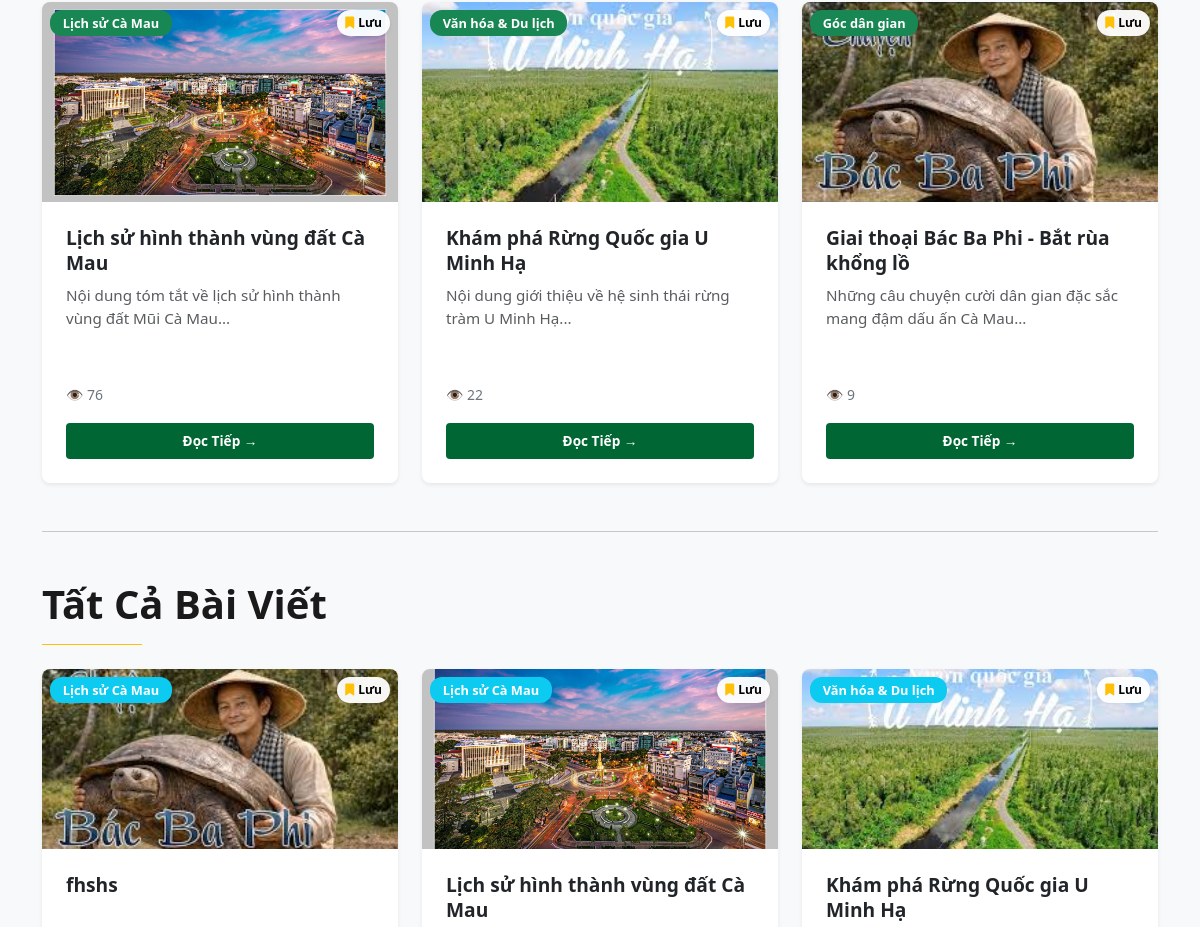
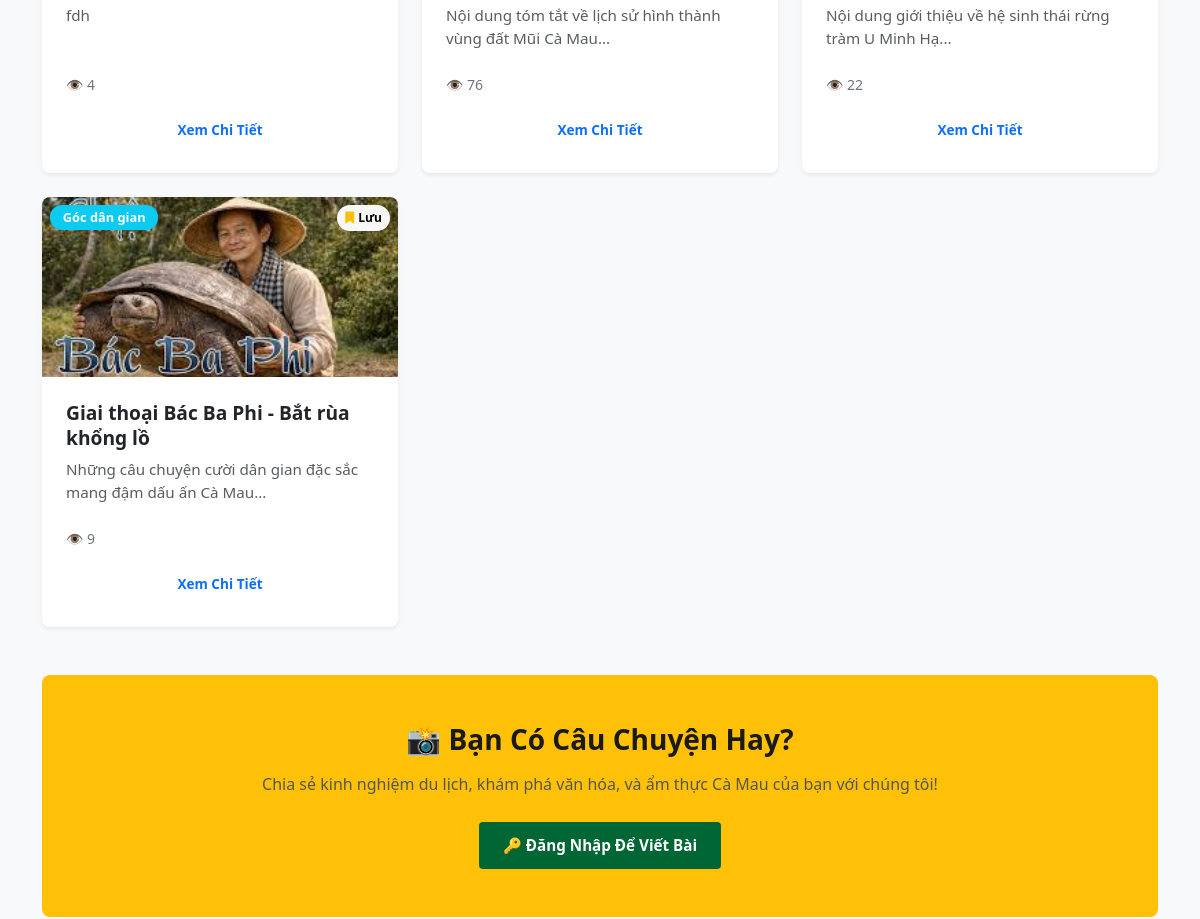
Before: / (middle part) with the older database file (2 pictures, top to bottom).
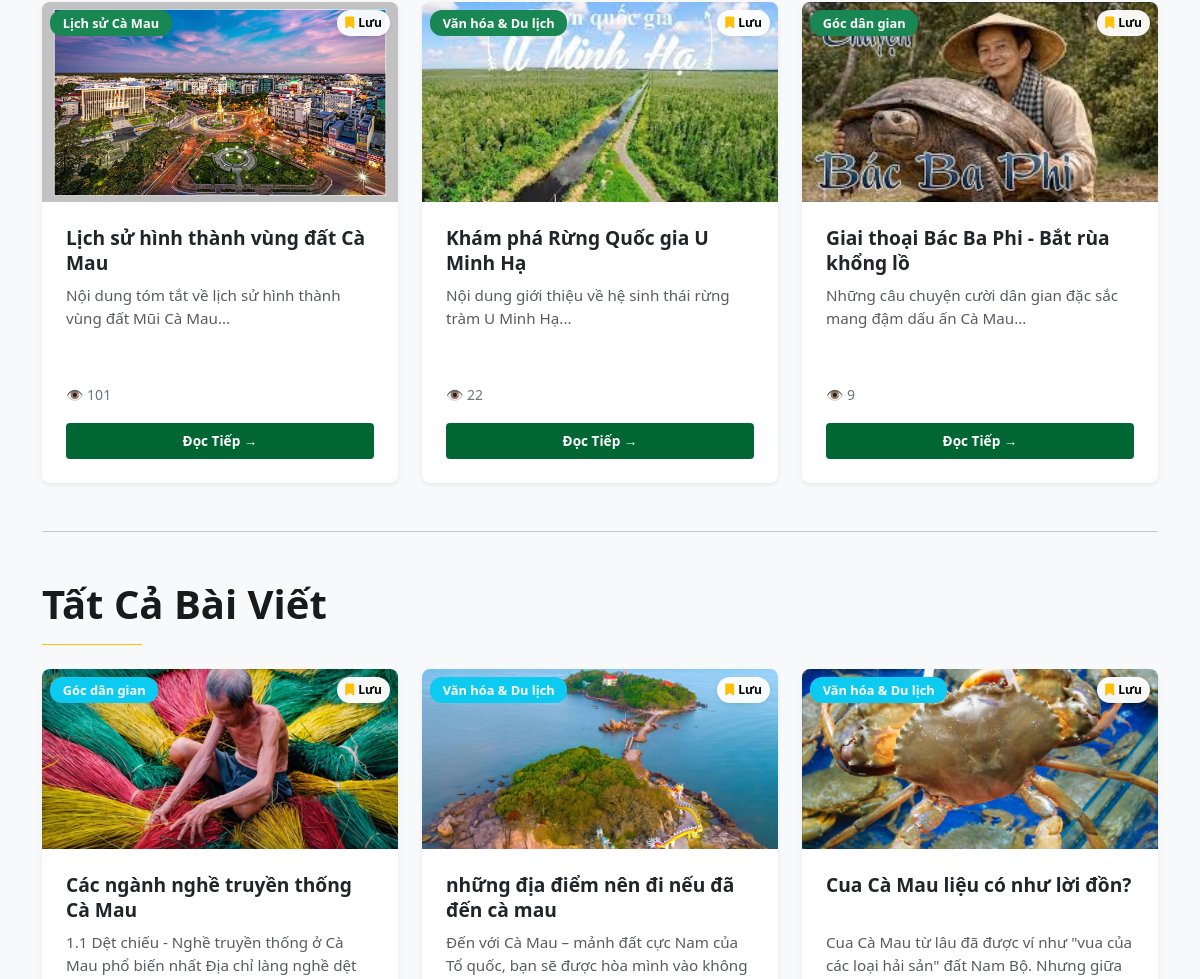
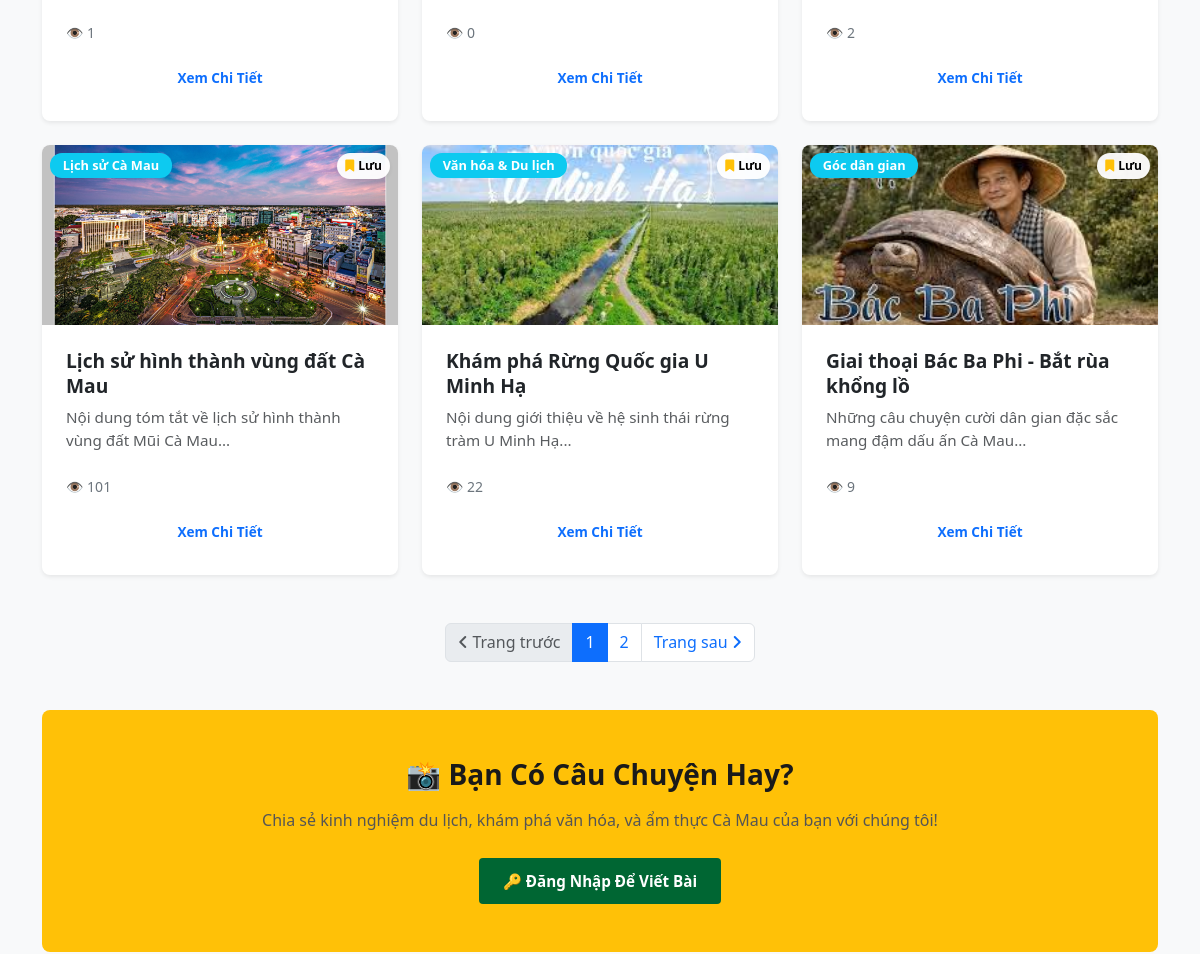
After: the same page with the newer database file (2 pictures, top to bottom).
### tables this page shows
CREATE TABLE `articles` (
  `id` int(11) NOT NULL,
  `category_id` int(11) DEFAULT NULL,
  `title` varchar(255) NOT NULL,
  `content` text NOT NULL,
  `image` varchar(255) DEFAULT NULL,
  `views` int(11) DEFAULT 0,
  `created_at` timestamp NOT NULL DEFAULT current_timestamp(),
  `status` varchar(20) DEFAULT 'approved'
);

### classes/Article.php (called while the page is built, shortened)
<?php
class Article {
    private $conn;
    public function __construct($conn) {
        $this->conn = $conn;
    }
    public function getAll($limit = null, $offset = 0) {
        $sql = "SELECT a.*, c.category_name,
                (SELECT COUNT(*) FROM likes l WHERE l.article_id = a.id) as real_likes
                FROM articles a
                LEFT JOIN categories c ON a.category_id = c.id
                WHERE a.status = 'approved'
                ORDER BY a.created_at DESC";
        if ($limit !== null) {
            $limit = (int)$limit;
            $offset = (int)$offset;
            $sql .= " LIMIT $limit OFFSET $offset";
            $stmt = $this->conn->prepare($sql);
            $stmt->execute();
        } else {
            $stmt = $this->conn->query($sql);
        }
        return $stmt->fetchAll(PDO::FETCH_ASSOC);
    }
}
?>

### includes/functions.php (called while the page is built, shortened)
<?php
function isLoggedIn() {
    return isset($_SESSION['user_id']) && !empty($_SESSION['user_id']);
}
?>

### index.php (the view, shortened to what this page needs)
<?php
require_once __DIR__ . '/config/db.php';
require_once __DIR__ . '/includes/functions.php';
require_once __DIR__ . '/classes/Article.php';
require_once __DIR__ . '/classes/Category.php';
$article = new Article($pdo);
$featured_stmt = $pdo->query("SELECT a.*, c.category_name FROM articles a LEFT JOIN categories c ON a.category_id = c.id ORDER BY a.views DESC LIMIT 3");
$featured_articles = $featured_stmt->fetchAll(PDO::FETCH_ASSOC);
$limit = 6;
$page = isset($_GET['page']) ? (int)$_GET['page'] : 1;
$offset = ($page - 1) * $limit;
$total_articles = $pdo->query("SELECT COUNT(*) FROM articles")->fetchColumn();
$total_pages = ceil($total_articles / $limit);
$articles = $article->getAll($limit, $offset);
function getArticleImage($imageName) {
    if (empty($imageName)) {
        return 'assets/img/bacbaphi.jpg';
    }
    $imageName = str_replace('assets/images/', 'assets/img/', $imageName);
    if (strpos($imageName, 'assets/img/') === 0) {
        return htmlspecialchars($imageName);
    }
    return 'assets/img/' . htmlspecialchars($imageName);
}
?>
<!DOCTYPE html>
<html lang="vi">
<head>
    <link href="https://cdn.jsdelivr.net/npm/bootstrap@5.3.0/dist/css/bootstrap.min.css" rel="stylesheet">
    <link rel="stylesheet" href="https://cdnjs.cloudflare.com/ajax/libs/font-awesome/6.4.0/css/all.min.css">
    <link rel="stylesheet" href="css/style.css">
</head>
<body class="bg-light">
<main class="container-lg py-5">
    <section class="mb-5" id="featured">
        <div class="row g-4">
            <?php if (!empty($featured_articles) && count($featured_articles) > 0): ?>
                <?php foreach ($featured_articles as $item): ?>
                    <div class="col-lg-4 col-md-6">
                        <div class="card h-100 shadow-sm border-0 overflow-hidden hover-lift" style="min-height: 100%; display: flex; flex-direction: column;">
                            <div class="position-relative">
                                <img src="<?= getArticleImage($item['image'] ?? '') ?>"
                                     class="card-img-top"
                                     alt="<?= htmlspecialchars($item['title']) ?>"
                                     style="height: 200px; object-fit: cover; display: block;"
                                     onerror="this.src='assets/img/bacbaphi.jpg';">
                                <span class="badge bg-success position-absolute top-0 start-0 m-2">
                                </span>
                                <a href="save_post.php?id=<?= $item['id'] ?>" class="btn btn-light btn-sm position-absolute top-0 end-0 m-2 shadow-sm fw-bold d-flex align-items-center gap-1 px-2 py-1" style="background: rgba(255, 255, 255, 0.95); font-size: 0.75rem; border-radius: 20px;" title="Lưu đọc sau">
                                    <i class="fa-solid fa-bookmark text-warning"></i> Lưu
                                </a>
                            </div>
                            <div class="card-body d-flex flex-column" style="flex-grow: 1;">
                                <h5 class="card-title fw-bold text-dark" style="line-height: 1.3; height: 2.6em; overflow: hidden; white-space: normal;"><?= htmlspecialchars($item['title']) ?></h5>
                                <p class="card-text text-muted" style="height: 4.5em; line-height: 1.5; overflow: hidden; white-space: normal;"><?= strip_tags($item['content']) ?></p>
                                <div class="d-flex justify-content-between align-items-center mt-3">
                                    <small class="text-secondary">
                                        👁️ <?= $item['views'] ?? 0 ?>
                                    </small>
                                </div>
                                <a href="detail.php?id=<?= $item['id'] ?>" class="btn btn-sm btn-primary mt-3">
                                    Đọc Tiếp →
                                </a>
                            </div>
                        </div>
                    </div>
                <?php endforeach; ?>
            <?php else: ?>
                <div class="alert alert-info" role="alert">
                    Chưa có bài viết nổi bật nào.
                </div>
            <?php endif; ?>
        </div>
    </section>
    <hr class="my-5">
    <section id="articles">
        <div class="mb-4">
            <h2 class="display-6 fw-bold">Tất Cả Bài Viết</h2>
            <div class="border-bottom border-warning" style="width: 100px;"></div>
        </div>
        <div class="row g-4">
            <?php if (!empty($articles)): ?>
                <?php foreach ($articles as $item): ?>
                    <div class="col-lg-4 col-md-6 col-sm-6">
                        <div class="card h-100 shadow-sm border-0 overflow-hidden hover-lift" style="min-height: 100%; display: flex; flex-direction: column;">
                            <div class="position-relative">
                                <img src="<?= getArticleImage($item['image'] ?? '') ?>"
                                     class="card-img-top"
                                     alt="<?= htmlspecialchars($item['title']) ?>"
                                     style="height: 180px; object-fit: cover; display: block;"
                                     onerror="this.src='assets/img/bacbaphi.jpg';">
                                <span class="badge bg-info position-absolute top-0 start-0 m-2">
                                </span>
                                <a href="save_post.php?id=<?= $item['id'] ?>" class="btn btn-light btn-sm position-absolute top-0 end-0 m-2 shadow-sm fw-bold d-flex align-items-center gap-1 px-2 py-1" style="background: rgba(255, 255, 255, 0.95); font-size: 0.75rem; border-radius: 20px;" title="Lưu đọc sau">
                                    <i class="fa-solid fa-bookmark text-warning"></i> Lưu
                                </a>
                            </div>
                            <div class="card-body d-flex flex-column" style="flex-grow: 1;">
                                <h6 class="card-title fw-bold text-dark" style="line-height: 1.3; height: 2.6em; overflow: hidden; white-space: normal;"><?= htmlspecialchars($item['title']) ?></h6>
                                <p class="card-text text-muted small" style="height: 3em; line-height: 1.5; overflow: hidden; white-space: normal;"><?= strip_tags($item['content']) ?></p>
                                <div class="d-flex justify-content-between align-items-center mt-2 small text-secondary">
                                    <span>👁️ <?= $item['views'] ?? 0 ?></span>
                                </div>
                                <a href="detail.php?id=<?= $item['id'] ?>" class="btn btn-sm btn-outline-primary mt-3">
                                    Xem Chi Tiết
                                </a>
                            </div>
                        </div>
                    </div>
                <?php endforeach; ?>
            <?php endif; ?>
        </div>
        <?php if ($total_pages > 1): ?>
        <nav aria-label="Page navigation" class="mt-5">
            <ul class="pagination justify-content-center">
                <li class="page-item <?= ($page <= 1) ? 'disabled' : '' ?>">
                    <a class="page-link" href="?page=<?= $page - 1 ?>#articles"><i class="fa-solid fa-angle-left"></i> Trang trước</a>
                </li>
                <?php for ($i = 1; $i <= $total_pages; $i++): ?>
                    <li class="page-item <?= ($page == $i) ? 'active' : '' ?>">
                        <a class="page-link" href="?page=<?= $i ?>#articles"><?= $i ?></a>
                    </li>
                <?php endfor; ?>
                <li class="page-item <?= ($page >= $total_pages) ? 'disabled' : '' ?>">
                    <a class="page-link" href="?page=<?= $page + 1 ?>#articles">Trang sau <i class="fa-solid fa-angle-right"></i></a>
                </li>
            </ul>
        </nav>
        <?php endif; ?>
    </section>
    <section class="mt-5 p-5 bg-warning rounded-3 text-dark text-center">
        <h3 class="fw-bold mb-3">📸 Bạn Có Câu Chuyện Hay?</h3>
        <p class="mb-4">Chia sẻ kinh nghiệm du lịch, khám phá văn hóa, và ẩm thực Cà Mau của bạn với chúng tôi!</p>
        <?php if (function_exists('isLoggedIn') && isLoggedIn()): ?>
            <a href="submit_article.php" class="btn btn-primary btn-lg">📝 Viết Bài Viết</a>
        <?php else: ?>
            <a href="login.php" class="btn btn-primary btn-lg">🔑 Đăng Nhập Để Viết Bài</a>
        <?php endif; ?>
    </section>
</main>
</body>
</html>

### css/style.css (style rules this page uses)
* { margin: 0; padding: 0; box-sizing: border-box; }
html, body { font-family: 'Segoe UI', Tahoma, Geneva, Verdana, sans-serif; background-color: #f5f7fa; color: #333; line-height: 1.6; }
a { text-decoration: none; color: inherit; transition: all 0.3s ease; }
h1, h2, h3, h4, h5, h6 { color: #1a1a1a; margin-bottom: 1rem; font-weight: 600; }
h2 { font-size: 2rem; }
h3 { font-size: 1.75rem; }
h5 { font-size: 1.25rem; }
h6 { font-size: 1rem; }
p { margin-bottom: 1rem; color: #555; }
.card { background: white; border-radius: 8px; overflow: hidden; box-shadow: 0 2px 8px rgba(0, 0, 0, 0.1); transition: box-shadow 0.3s ease; }
.card img { width: 100%; height: 200px; object-fit: cover; display: block; }
.card-body { padding: 1.5rem; }
.card-title { font-size: 1.2rem; font-weight: 600; color: #1a1a1a; margin-bottom: 0.75rem; line-height: 1.4; }
.card-text { color: #666; font-size: 0.95rem; margin-bottom: 1rem; }
.hover-lift { transition: box-shadow 0.3s ease-in-out; box-shadow: 0 2px 8px rgba(0, 0, 0, 0.1); }
.position-relative .badge { pointer-events: none; }
.card-body { min-height: 180px; }
.card-title { line-height: 1.3 !important; overflow: hidden !important; white-space: normal !important; word-wrap: break-word !important; margin-bottom: 0.5rem !important; }
.card-text { line-height: 1.5 !important; overflow: hidden !important; white-space: normal !important; word-wrap: break-word !important; margin-bottom: 1rem !important; }
.btn { display: inline-block; padding: 0.75rem 1.5rem; border: none; border-radius: 4px; font-size: 0.95rem; font-weight: 600; cursor: pointer; transition: all 0.3s ease; text-decoration: none; }
.btn-primary { background: #006633; color: white; }
.btn-sm { padding: 0.5rem 1rem; font-size: 0.85rem; }
.badge { display: inline-block; padding: 0.4rem 0.8rem; border-radius: 12px; font-size: 0.8rem; font-weight: 600; }

Changed rows visible on the page:
removed articles: title "fhshs", content "fdh", views "4", shown under "Tất Cả Bài Viết"
changed articles "Lịch sử hình thành vùng đất Cà Mau": views "76" → "101"
added articles: image (picture), title "Các ngành nghề truyền thống Cà Mau", content "1.1 Dệt chiếu - Nghề truyền thống ở Cà Mau phổ biến nhất Địa chỉ làng nghề dệt…", views "1", shown under "Tất Cả Bài Viết"
added articles: image (picture), title "những địa điểm nên đi nếu đã đến cà mau", content "Đến với Cà Mau – mảnh đất cực Nam của Tổ quốc, bạn sẽ được hòa mình vào không…", views "0", shown under "Tất Cả Bài Viết"
added articles: image (picture), title "Cua Cà Mau liệu có như lời đồn?", content "Cua Cà Mau từ lâu đã được ví như \"vua của các loại hải sản\" đất Nam Bộ. Nhưng giữa…", views "2", shown under "Tất Cả Bài Viết"
Other visible differences:
text now shown: "Trang trước Trang sau"
new list line: "1"
new list line: "2"
